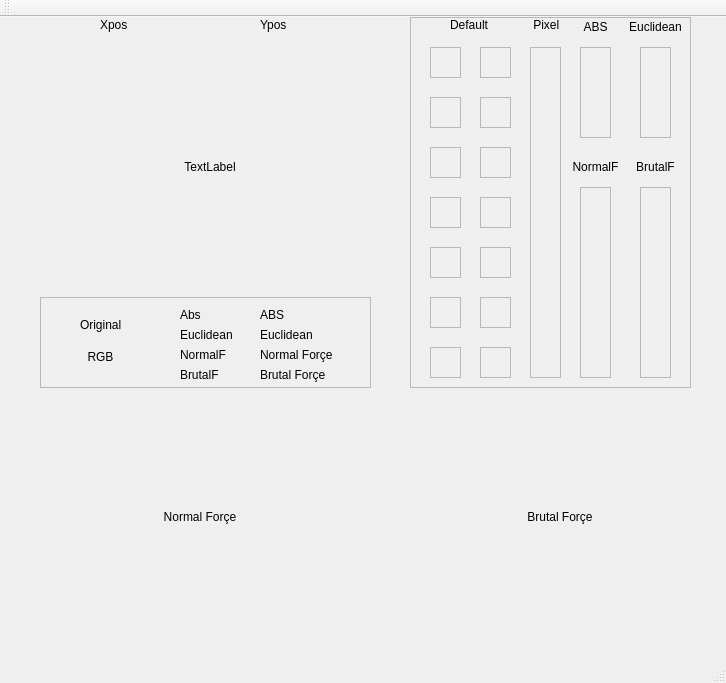
<?xml version="1.0" encoding="UTF-8"?>
<ui version="4.0">
 <class>MainWindow</class>
 <widget class="QMainWindow" name="MainWindow">
  <property name="geometry">
   <rect>
    <x>0</x>
    <y>0</y>
    <width>726</width>
    <height>683</height>
   </rect>
  </property>
  <property name="windowTitle">
   <string>MainWindow</string>
  </property>
  <widget class="QWidget" name="centralWidget">
   <widget class="QLabel" name="labelDisplay">
    <property name="geometry">
     <rect>
      <x>50</x>
      <y>30</y>
      <width>320</width>
      <height>240</height>
     </rect>
    </property>
    <property name="text">
     <string>TextLabel</string>
    </property>
    <property name="alignment">
     <set>Qt::AlignCenter</set>
    </property>
    <property name="margin">
     <number>0</number>
    </property>
   </widget>
   <widget class="QFrame" name="frame">
    <property name="geometry">
     <rect>
      <x>410</x>
      <y>0</y>
      <width>281</width>
      <height>371</height>
     </rect>
    </property>
    <property name="frameShape">
     <enum>QFrame::StyledPanel</enum>
    </property>
    <property name="frameShadow">
     <enum>QFrame::Raised</enum>
    </property>
    <widget class="QFrame" name="framecolor">
     <property name="geometry">
      <rect>
       <x>20</x>
       <y>30</y>
       <width>31</width>
       <height>31</height>
      </rect>
     </property>
     <property name="frameShape">
      <enum>QFrame::StyledPanel</enum>
     </property>
     <property name="frameShadow">
      <enum>QFrame::Raised</enum>
     </property>
    </widget>
    <widget class="QLabel" name="label">
     <property name="geometry">
      <rect>
       <x>40</x>
       <y>0</y>
       <width>71</width>
       <height>16</height>
      </rect>
     </property>
     <property name="text">
      <string>Default</string>
     </property>
    </widget>
    <widget class="QLabel" name="label_2">
     <property name="geometry">
      <rect>
       <x>120</x>
       <y>0</y>
       <width>41</width>
       <height>16</height>
      </rect>
     </property>
     <property name="text">
      <string> Pixel</string>
     </property>
    </widget>
    <widget class="QFrame" name="framecolor_2">
     <property name="geometry">
      <rect>
       <x>20</x>
       <y>80</y>
       <width>31</width>
       <height>31</height>
      </rect>
     </property>
     <property name="frameShape">
      <enum>QFrame::StyledPanel</enum>
     </property>
     <property name="frameShadow">
      <enum>QFrame::Raised</enum>
     </property>
    </widget>
    <widget class="QFrame" name="framecolor_3">
     <property name="geometry">
      <rect>
       <x>20</x>
       <y>130</y>
       <width>31</width>
       <height>31</height>
      </rect>
     </property>
     <property name="frameShape">
      <enum>QFrame::StyledPanel</enum>
     </property>
     <property name="frameShadow">
      <enum>QFrame::Raised</enum>
     </property>
    </widget>
    <widget class="QFrame" name="framecolor_4">
     <property name="geometry">
      <rect>
       <x>20</x>
       <y>180</y>
       <width>31</width>
       <height>31</height>
      </rect>
     </property>
     <property name="frameShape">
      <enum>QFrame::StyledPanel</enum>
     </property>
     <property name="frameShadow">
      <enum>QFrame::Raised</enum>
     </property>
    </widget>
    <widget class="QFrame" name="framecolor_5">
     <property name="geometry">
      <rect>
       <x>20</x>
       <y>230</y>
       <width>31</width>
       <height>31</height>
      </rect>
     </property>
     <property name="frameShape">
      <enum>QFrame::StyledPanel</enum>
     </property>
     <property name="frameShadow">
      <enum>QFrame::Raised</enum>
     </property>
    </widget>
    <widget class="QFrame" name="framecolor_6">
     <property name="geometry">
      <rect>
       <x>20</x>
       <y>280</y>
       <width>31</width>
       <height>31</height>
      </rect>
     </property>
     <property name="frameShape">
      <enum>QFrame::StyledPanel</enum>
     </property>
     <property name="frameShadow">
      <enum>QFrame::Raised</enum>
     </property>
    </widget>
    <widget class="QFrame" name="framecolor_7">
     <property name="geometry">
      <rect>
       <x>20</x>
       <y>330</y>
       <width>31</width>
       <height>31</height>
      </rect>
     </property>
     <property name="frameShape">
      <enum>QFrame::StyledPanel</enum>
     </property>
     <property name="frameShadow">
      <enum>QFrame::Raised</enum>
     </property>
    </widget>
    <widget class="QFrame" name="framePixel">
     <property name="geometry">
      <rect>
       <x>120</x>
       <y>30</y>
       <width>31</width>
       <height>331</height>
      </rect>
     </property>
     <property name="frameShape">
      <enum>QFrame::StyledPanel</enum>
     </property>
     <property name="frameShadow">
      <enum>QFrame::Raised</enum>
     </property>
    </widget>
    <widget class="QFrame" name="framecolor_8">
     <property name="geometry">
      <rect>
       <x>70</x>
       <y>30</y>
       <width>31</width>
       <height>31</height>
      </rect>
     </property>
     <property name="frameShape">
      <enum>QFrame::StyledPanel</enum>
     </property>
     <property name="frameShadow">
      <enum>QFrame::Raised</enum>
     </property>
    </widget>
    <widget class="QFrame" name="framecolor_9">
     <property name="geometry">
      <rect>
       <x>70</x>
       <y>80</y>
       <width>31</width>
       <height>31</height>
      </rect>
     </property>
     <property name="frameShape">
      <enum>QFrame::StyledPanel</enum>
     </property>
     <property name="frameShadow">
      <enum>QFrame::Raised</enum>
     </property>
    </widget>
    <widget class="QFrame" name="framecolor_10">
     <property name="geometry">
      <rect>
       <x>70</x>
       <y>130</y>
       <width>31</width>
       <height>31</height>
      </rect>
     </property>
     <property name="frameShape">
      <enum>QFrame::StyledPanel</enum>
     </property>
     <property name="frameShadow">
      <enum>QFrame::Raised</enum>
     </property>
    </widget>
    <widget class="QFrame" name="framecolor_11">
     <property name="geometry">
      <rect>
       <x>70</x>
       <y>180</y>
       <width>31</width>
       <height>31</height>
      </rect>
     </property>
     <property name="frameShape">
      <enum>QFrame::StyledPanel</enum>
     </property>
     <property name="frameShadow">
      <enum>QFrame::Raised</enum>
     </property>
    </widget>
    <widget class="QFrame" name="framecolor_12">
     <property name="geometry">
      <rect>
       <x>70</x>
       <y>230</y>
       <width>31</width>
       <height>31</height>
      </rect>
     </property>
     <property name="frameShape">
      <enum>QFrame::StyledPanel</enum>
     </property>
     <property name="frameShadow">
      <enum>QFrame::Raised</enum>
     </property>
    </widget>
    <widget class="QFrame" name="framecolor_13">
     <property name="geometry">
      <rect>
       <x>70</x>
       <y>280</y>
       <width>31</width>
       <height>31</height>
      </rect>
     </property>
     <property name="frameShape">
      <enum>QFrame::StyledPanel</enum>
     </property>
     <property name="frameShadow">
      <enum>QFrame::Raised</enum>
     </property>
    </widget>
    <widget class="QFrame" name="framecolor_14">
     <property name="geometry">
      <rect>
       <x>70</x>
       <y>330</y>
       <width>31</width>
       <height>31</height>
      </rect>
     </property>
     <property name="frameShape">
      <enum>QFrame::StyledPanel</enum>
     </property>
     <property name="frameShadow">
      <enum>QFrame::Raised</enum>
     </property>
    </widget>
    <widget class="QFrame" name="framecolorPredict">
     <property name="geometry">
      <rect>
       <x>170</x>
       <y>30</y>
       <width>31</width>
       <height>91</height>
      </rect>
     </property>
     <property name="frameShape">
      <enum>QFrame::StyledPanel</enum>
     </property>
     <property name="frameShadow">
      <enum>QFrame::Raised</enum>
     </property>
    </widget>
    <widget class="QFrame" name="framecolorPredict_2">
     <property name="geometry">
      <rect>
       <x>230</x>
       <y>30</y>
       <width>31</width>
       <height>91</height>
      </rect>
     </property>
     <property name="frameShape">
      <enum>QFrame::StyledPanel</enum>
     </property>
     <property name="frameShadow">
      <enum>QFrame::Raised</enum>
     </property>
    </widget>
    <widget class="QFrame" name="framecolorPredict_3">
     <property name="geometry">
      <rect>
       <x>230</x>
       <y>170</y>
       <width>31</width>
       <height>191</height>
      </rect>
     </property>
     <property name="frameShape">
      <enum>QFrame::StyledPanel</enum>
     </property>
     <property name="frameShadow">
      <enum>QFrame::Raised</enum>
     </property>
    </widget>
    <widget class="QLabel" name="label_6">
     <property name="geometry">
      <rect>
       <x>160</x>
       <y>0</y>
       <width>51</width>
       <height>20</height>
      </rect>
     </property>
     <property name="text">
      <string>ABS</string>
     </property>
     <property name="alignment">
      <set>Qt::AlignCenter</set>
     </property>
    </widget>
    <widget class="QLabel" name="label_7">
     <property name="geometry">
      <rect>
       <x>210</x>
       <y>0</y>
       <width>71</width>
       <height>20</height>
      </rect>
     </property>
     <property name="text">
      <string>Euclidean</string>
     </property>
     <property name="alignment">
      <set>Qt::AlignCenter</set>
     </property>
    </widget>
    <widget class="QLabel" name="label_8">
     <property name="geometry">
      <rect>
       <x>210</x>
       <y>140</y>
       <width>71</width>
       <height>20</height>
      </rect>
     </property>
     <property name="text">
      <string>BrutalF</string>
     </property>
     <property name="alignment">
      <set>Qt::AlignCenter</set>
     </property>
    </widget>
    <widget class="QLabel" name="label_11">
     <property name="geometry">
      <rect>
       <x>150</x>
       <y>140</y>
       <width>71</width>
       <height>20</height>
      </rect>
     </property>
     <property name="text">
      <string>NormalF</string>
     </property>
     <property name="alignment">
      <set>Qt::AlignCenter</set>
     </property>
    </widget>
    <widget class="QFrame" name="framecolorPredict_4">
     <property name="geometry">
      <rect>
       <x>170</x>
       <y>170</y>
       <width>31</width>
       <height>191</height>
      </rect>
     </property>
     <property name="frameShape">
      <enum>QFrame::StyledPanel</enum>
     </property>
     <property name="frameShadow">
      <enum>QFrame::Raised</enum>
     </property>
    </widget>
   </widget>
   <widget class="QLabel" name="Xpos">
    <property name="geometry">
     <rect>
      <x>100</x>
      <y>0</y>
      <width>59</width>
      <height>15</height>
     </rect>
    </property>
    <property name="text">
     <string>Xpos</string>
    </property>
   </widget>
   <widget class="QLabel" name="Ypos">
    <property name="geometry">
     <rect>
      <x>260</x>
      <y>0</y>
      <width>59</width>
      <height>15</height>
     </rect>
    </property>
    <property name="text">
     <string>Ypos</string>
    </property>
   </widget>
   <widget class="QFrame" name="frame_2">
    <property name="geometry">
     <rect>
      <x>40</x>
      <y>280</y>
      <width>331</width>
      <height>91</height>
     </rect>
    </property>
    <property name="frameShape">
     <enum>QFrame::StyledPanel</enum>
    </property>
    <property name="frameShadow">
     <enum>QFrame::Raised</enum>
    </property>
    <widget class="QLabel" name="label_RGB">
     <property name="geometry">
      <rect>
       <x>0</x>
       <y>50</y>
       <width>121</width>
       <height>20</height>
      </rect>
     </property>
     <property name="text">
      <string>RGB</string>
     </property>
     <property name="alignment">
      <set>Qt::AlignCenter</set>
     </property>
    </widget>
    <widget class="QLabel" name="label_4">
     <property name="geometry">
      <rect>
       <x>40</x>
       <y>20</y>
       <width>59</width>
       <height>15</height>
      </rect>
     </property>
     <property name="text">
      <string>Original</string>
     </property>
    </widget>
    <widget class="QLabel" name="label_5">
     <property name="geometry">
      <rect>
       <x>140</x>
       <y>10</y>
       <width>41</width>
       <height>16</height>
      </rect>
     </property>
     <property name="text">
      <string>Abs</string>
     </property>
    </widget>
    <widget class="QLabel" name="label_PredictRGBAbs">
     <property name="geometry">
      <rect>
       <x>220</x>
       <y>10</y>
       <width>111</width>
       <height>16</height>
      </rect>
     </property>
     <property name="text">
      <string>ABS</string>
     </property>
    </widget>
    <widget class="QLabel" name="label_9">
     <property name="geometry">
      <rect>
       <x>140</x>
       <y>70</y>
       <width>41</width>
       <height>16</height>
      </rect>
     </property>
     <property name="text">
      <string>BrutalF</string>
     </property>
    </widget>
    <widget class="QLabel" name="label_10">
     <property name="geometry">
      <rect>
       <x>140</x>
       <y>30</y>
       <width>61</width>
       <height>16</height>
      </rect>
     </property>
     <property name="text">
      <string>Euclidean</string>
     </property>
    </widget>
    <widget class="QLabel" name="label_PredictRGBEuclidean">
     <property name="geometry">
      <rect>
       <x>220</x>
       <y>30</y>
       <width>111</width>
       <height>16</height>
      </rect>
     </property>
     <property name="text">
      <string>Euclidean</string>
     </property>
    </widget>
    <widget class="QLabel" name="label_PredictRGBBrutalF">
     <property name="geometry">
      <rect>
       <x>220</x>
       <y>70</y>
       <width>111</width>
       <height>16</height>
      </rect>
     </property>
     <property name="text">
      <string>Brutal Forçe</string>
     </property>
    </widget>
    <widget class="QLabel" name="label_12">
     <property name="geometry">
      <rect>
       <x>140</x>
       <y>50</y>
       <width>61</width>
       <height>16</height>
      </rect>
     </property>
     <property name="text">
      <string>NormalF</string>
     </property>
    </widget>
    <widget class="QLabel" name="label_PredictRGBNormalF">
     <property name="geometry">
      <rect>
       <x>220</x>
       <y>50</y>
       <width>111</width>
       <height>16</height>
      </rect>
     </property>
     <property name="text">
      <string>Normal Forçe</string>
     </property>
    </widget>
   </widget>
   <widget class="QLabel" name="labelDisplayNormal">
    <property name="geometry">
     <rect>
      <x>40</x>
      <y>380</y>
      <width>320</width>
      <height>240</height>
     </rect>
    </property>
    <property name="text">
     <string>Normal Forçe</string>
    </property>
    <property name="alignment">
     <set>Qt::AlignCenter</set>
    </property>
    <property name="margin">
     <number>0</number>
    </property>
   </widget>
   <widget class="QLabel" name="labelDisplayBrutal">
    <property name="geometry">
     <rect>
      <x>400</x>
      <y>380</y>
      <width>320</width>
      <height>240</height>
     </rect>
    </property>
    <property name="text">
     <string>Brutal Forçe</string>
    </property>
    <property name="alignment">
     <set>Qt::AlignCenter</set>
    </property>
    <property name="margin">
     <number>0</number>
    </property>
   </widget>
  </widget>
  <widget class="QMenuBar" name="menuBar">
   <property name="geometry">
    <rect>
     <x>0</x>
     <y>0</y>
     <width>726</width>
     <height>20</height>
    </rect>
   </property>
  </widget>
  <widget class="QToolBar" name="mainToolBar">
   <attribute name="toolBarArea">
    <enum>TopToolBarArea</enum>
   </attribute>
   <attribute name="toolBarBreak">
    <bool>false</bool>
   </attribute>
  </widget>
  <widget class="QStatusBar" name="statusBar"/>
 </widget>
 <layoutdefault spacing="6" margin="11"/>
 <resources/>
 <connections/>
</ui>
